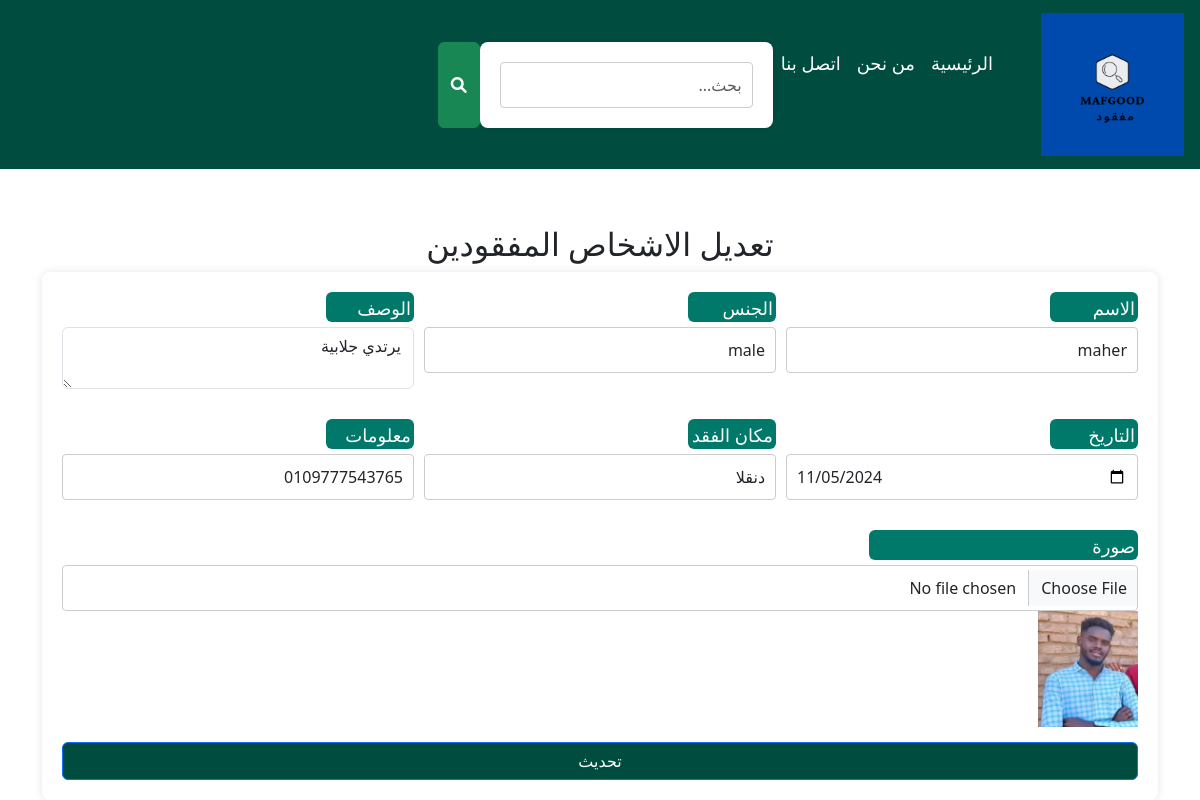
The app's page /edit_lost_people.php?id=2030 (signed in) with its own data.
### tables this page shows
CREATE TABLE `lost_people` (
  `id` int(11) NOT NULL,
  `name` varchar(100) NOT NULL,
  `gender` varchar(10) NOT NULL,
  `description` varchar(200) NOT NULL,
  `date` date NOT NULL,
  `location` varchar(100) NOT NULL,
  `contact` varchar(100) NOT NULL,
  `image` varchar(255) NOT NULL,
  `user_id` int(11) DEFAULT NULL
);

### edit_lost_people.php (the view, shortened to what this page needs)
<?php
include('config.php');
if (isset($_GET['id'])) {
    $id = $_GET['id'];
    $result = mysqli_query($con, "SELECT * FROM lost_people WHERE id='$id'");
    $row = mysqli_fetch_array($result);
} else {
    header("Location: view_lost_people.php");
    exit;
}
?>
<!DOCTYPE html>
<html lang="ar">
<head>
    <link rel="stylesheet" href="display.css">
    <link rel="stylesheet" href="bootstrap/css/bootstrap.min.css">
    <link rel="stylesheet" href="https://cdnjs.cloudflare.com/ajax/libs/font-awesome/6.0.0-beta3/css/all.min.css">
</head>
<body>
<nav class="navbar navbar-expand-lg" style="background-color:#004d40;">
    <a class="navbar-brand" href="home_page.php">
    <img src="images/website/logo.png" alt="Logo image" id="logo-img" class="d-inline-block align-top">
    </a>
    <div class="collapse navbar-collapse" id="navbarNav">
        <ul class="navbar-nav">
            <li class="nav-item"><a class="nav-link" href="home_page.php">الرئيسية</a></li>
            <li class="nav-item"><a class="nav-link" href="we.html">من نحن</a></li>
            <li class="nav-item"><a class="nav-link" href="connect.php">اتصل بنا</a></li>
            <li>
            <li class="nav-item">
            <form  method="post" action="search.php" class="d-flex">
                        <input type="text" name="query" class="form-control search-bar" placeholder="بحث..." style="padding:nane">
    </li>
                        <button type="submit" class="btn btn-success search-button"><i class="fas fa-search"></i></button>
            </li>
        </ul>
    </div>
</nav>
<div class="container">
    <h2 class="text-center mt-4">تعديل الاشخاص المفقودين</h2>
    <form action="" method="post" enctype="multipart/form-data">
        <div class="form-group" style="display: flex; gap: 10px;">
        <div style="flex: 1;">
            <label for="name">الاسم</label>
            <input type="text" name="name" class="form-control" value="<?php echo $row['name']; ?>" required>
        </div>
        <div style="flex: 1;">
            <label for="gender">الجنس</label>
            <input type="text" name="gender" class="form-control" value="<?php echo $row['gender']; ?>" required>
        </div>
        <div style="flex: 1;">
            <label for="description">الوصف</label>
            <textarea name="description" class="form-control" required><?php echo $row['description']; ?></textarea>
        </div>
        </div>
        <div class="form-group" style="display: flex; gap: 10px;">
        <div style="flex: 1;">
            <label for="date">التاريخ</label>
            <input type="date" name="date" class="form-control" value="<?php echo $row['date']; ?>" required>
        </div>
            <div style="flex: 1;">
                <label for="location">مكان الفقد</label>
                <input type="text" name="location" class="form-control" value="<?php echo $row['location']; ?>" required>
            </div>
            <div style="flex: 1;">
            <label for="contact"  class="lab">معلومات الاتصال</label>
                <input type="text" name="contact" class="form-control" value="<?php echo $row['contact']; ?>" required>
            </div>
        </div>
        <div class="form-group">
            <label for="image">صورة</label>
            <input type="file" name="image" class="form-control">
            <img src="<?php echo $row['image']; ?>" width="100" alt="Document Image">
        </div>
        <button type="submit" name="update" class="btn btn-primary btn-block laa ">تحديث</button>
    </form>
</div>
</body>
</html>

### display.css (style rules this page uses)
body { background-color: #e0f7fa; font-family: 'Cairo', sans-serif; direction: rtl; text-align: center; margin: 0; padding: 0; display: flex; flex-direction: column; min-height: 100vh; justify-content: space-between; }
body { direction: rtl; }
.navbar-nav .nav-link { color: white !important; font-size: 18px; }
.navbar-nav { justify-content: left; }
.container { max-width: 1200px; margin: 0 auto; padding: 0 10px; }
form { background-color: #ffffff; padding: 20px; border-radius: 8px; box-shadow: 0 0 10px rgba(0, 0, 0, 0.1); }
form div { margin-bottom: 15px; }
form label { display: block; margin-bottom: 5px; background-color:#00796b; font-size: 18px; color: white; height: 30px; width: 25%; border-radius: 6px; padding: 3px; }
form input[type="text"], form input[type="date"], form input[type="file"], form button, form select { width: 100%; padding: 10px; border: 1px solid #ccc; border-radius: 4px; font-size: 16px; }

### edit_lost_people.php (style rules this page uses)
.laa { background-color: #004d40; color: white; }

### records on screen
lost_people: name "maher", gender "male", description "يرتدي جلابية", date "11/05/2024", location "دنقلا", contact "0109777543765", image (picture)
